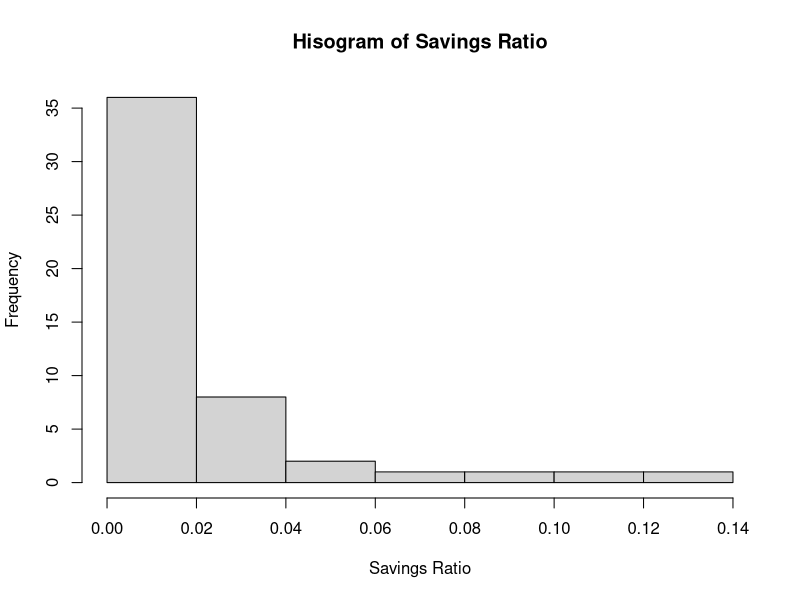

The R source for this figure: (Note: this script raises an error after producing the figure.)
data=LifeCycleSavings
data
sr=data$sr
pop15=data$pop15
pop75=data$pop75
dpi=data$dpi
ddpi=data$ddpi
y=sr/dpi
h=hist(y,xlab="Savings Ratio",main="Hisogram of Savings Ratio")
skewness(y)
kurtosis(y)
hbreaks=h$breaks
hbreaks
lcb=hbreaks[1:length(hbreaks)-1]
ucb=hbreaks[2:length(hbreaks)]
lcb
ucb
hcounts=h$counts
hcounts
y1=log(y)
m=mean(y1)
sd=sd(y1)
p=round(plnorm(ucb,m,sd)-plnorm(lcb,m,sd),4)
p
N=length(y1)
N
ef=N*p
ef
d=data.frame(lcb,ucb,hcounts,p,ef)
d
qqnorm(y1)
pairs(data)
cor.test(pop15,pop75,"two.sided","kendall")
cor.test(pop75,dpi,"two.sided","kendall")
cor.test(pop15,ddpi,"two.sided","kendall")
cor.test(pop75,ddpi,"two.sided","kendall")
cor.test(pop15,dpi,"two.sided","kendall")
f=lm(y~pop15+pop75+ddpi)
f
summary(f)
pred=predict(f,pop15=30,pop75=3,ddpi=4)
pred
f1=lm(y~pop15+ddpi)
f1
summary(f1)
f2=lm(y~pop75+ddpi)
f2
summary(f2)
cor(pop75,ddpi)
